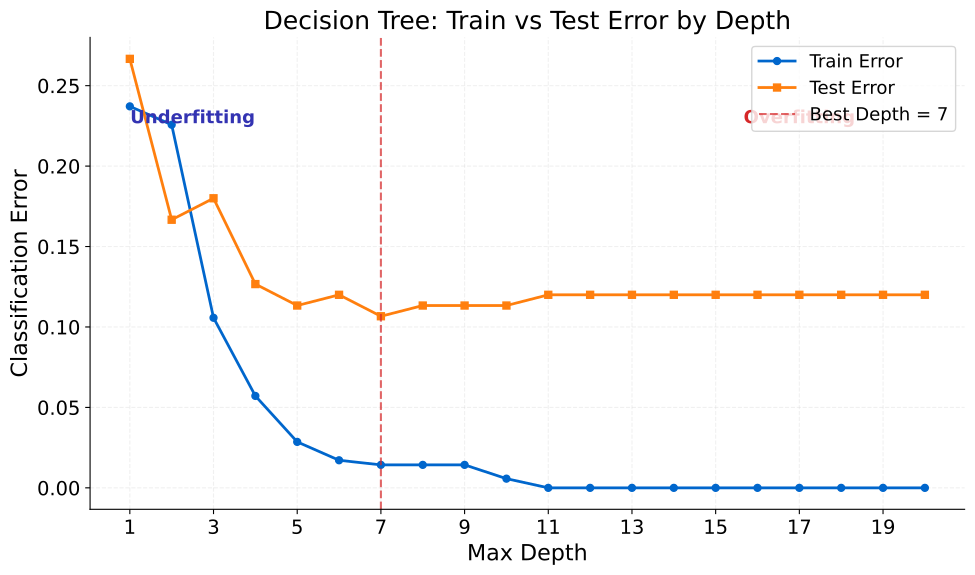

The script that saved this image:
"""Line chart: train vs test error as max_depth increases."""
import matplotlib.pyplot as plt
import numpy as np
from pathlib import Path
from sklearn.datasets import make_classification
from sklearn.tree import DecisionTreeClassifier
from sklearn.model_selection import train_test_split
import sys
sys.path.insert(0, str(Path(__file__).resolve().parents[3] / 'templates'))
from chart_style import apply_style, COLORS, MLPURPLE, MLBLUE, MLORANGE, MLGREEN, MLRED, MLLAVENDER
apply_style()


X, y = make_classification(n_samples=500, n_features=10, n_informative=5, random_state=42)
X_train, X_test, y_train, y_test = train_test_split(X, y, test_size=0.3, random_state=42)

depths = range(1, 21)
train_errors = []
test_errors = []

for d in depths:
    clf = DecisionTreeClassifier(max_depth=d, random_state=42)
    clf.fit(X_train, y_train)
    train_errors.append(1 - clf.score(X_train, y_train))
    test_errors.append(1 - clf.score(X_test, y_test))

best_depth = depths[np.argmin(test_errors)]

fig, ax = plt.subplots()
ax.plot(depths, train_errors, 'o-', color=MLBLUE, linewidth=2, markersize=5, label='Train Error')
ax.plot(depths, test_errors, 's-', color=MLORANGE, linewidth=2, markersize=5, label='Test Error')
ax.axvline(best_depth, color=MLRED, linestyle='--', linewidth=1.5, alpha=0.7,
           label=f'Best Depth = {best_depth}')

# Annotations
ax.text(2.5, max(test_errors) * 0.85, "Underfitting", fontsize=13, color=MLPURPLE,
        fontweight='bold', ha='center')
ax.text(17, max(test_errors) * 0.85, "Overfitting", fontsize=13, color=MLRED,
        fontweight='bold', ha='center')

ax.set_xlabel("Max Depth")
ax.set_ylabel("Classification Error")
ax.set_title("Decision Tree: Train vs Test Error by Depth")
ax.legend(loc='upper right')
ax.set_xticks(range(1, 21, 2))

plt.tight_layout()
fig.savefig(Path(__file__).parent / "chart.pdf", bbox_inches='tight', facecolor='white')
plt.close(fig)
print("09_dt_overfitting/chart.pdf created")
